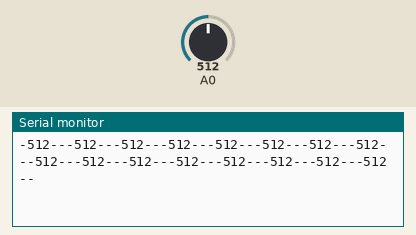
The sketch below on a simulated Arduino Mega 2560, built with avr-gcc and run on an emulated ATmega2560. Shown: the last lines printed to the serial monitor. The inputs (shaded band) are chosen by the test bench; at power-on: A0 = 512.

Above: at 1.2 s.
1.3 s: A0 set to 716
At 1.9 s:
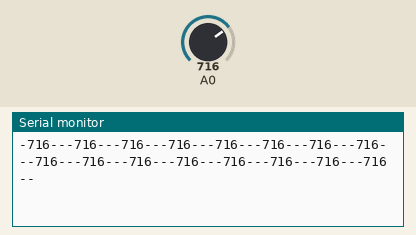
2.8 s: A0 set to 900
At 3.4 s:
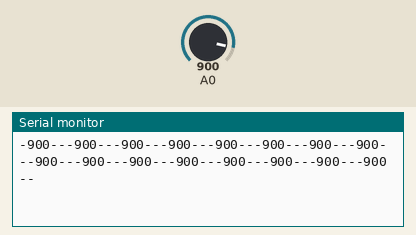
Timing chart, 0 to 5.8 s (numbered marks = the images above; inputs shaded):
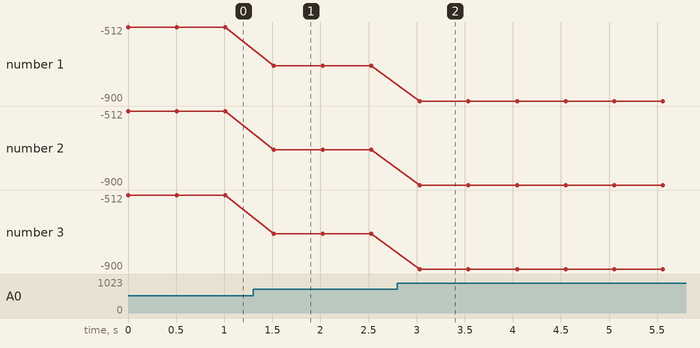

The sketch:

testMux.ino
```cpp
#define s0 9
#define s1 10
#define s2 11
#define s3 12

void setup() {
  // put your setup code here, to run once:
  pinMode(s0, OUTPUT);
  pinMode(s1, OUTPUT);
  pinMode(s2, OUTPUT);
  pinMode(s3, OUTPUT);
  Serial.begin(115200);
}

void loop() {
  for (int i = 0; i < 16; i++)
  {
    digitalWrite(s0,i&0x01);
    digitalWrite(s1,i&0x02);
    digitalWrite(s2,i&0x04);
    digitalWrite(s3,i&0x08);
    Serial.print("-");
    Serial.print(analogRead(A0));
    Serial.print("--");
  }
  Serial.println("");
  delay(500);
}
```

Measured:
- after the input at 1.3 s, the serial monitor: prints a new line after 0.22 s (image 1)
- after the input at 2.8 s, the serial monitor: prints a new line after 0.23 s (image 2)
- plotted number 1: -512 → -716 after the input at 1.3 s, -716 → -900 after the input at 2.8 s
- plotted number 2: -512 → -716 after the input at 1.3 s, -716 → -900 after the input at 2.8 s
- plotted number 3: -512 → -716 after the input at 1.3 s, -716 → -900 after the input at 2.8 s
